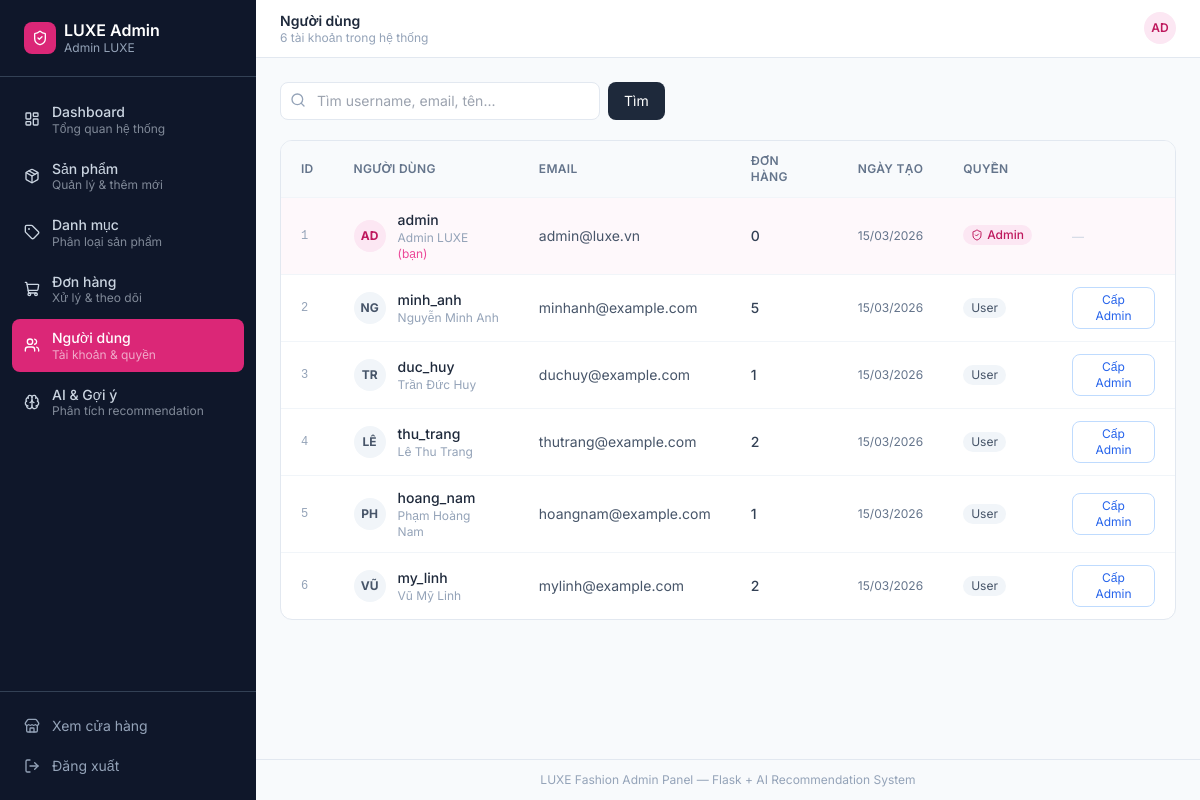
/admin/users (signed in), run on an earlier commit of the app's database.
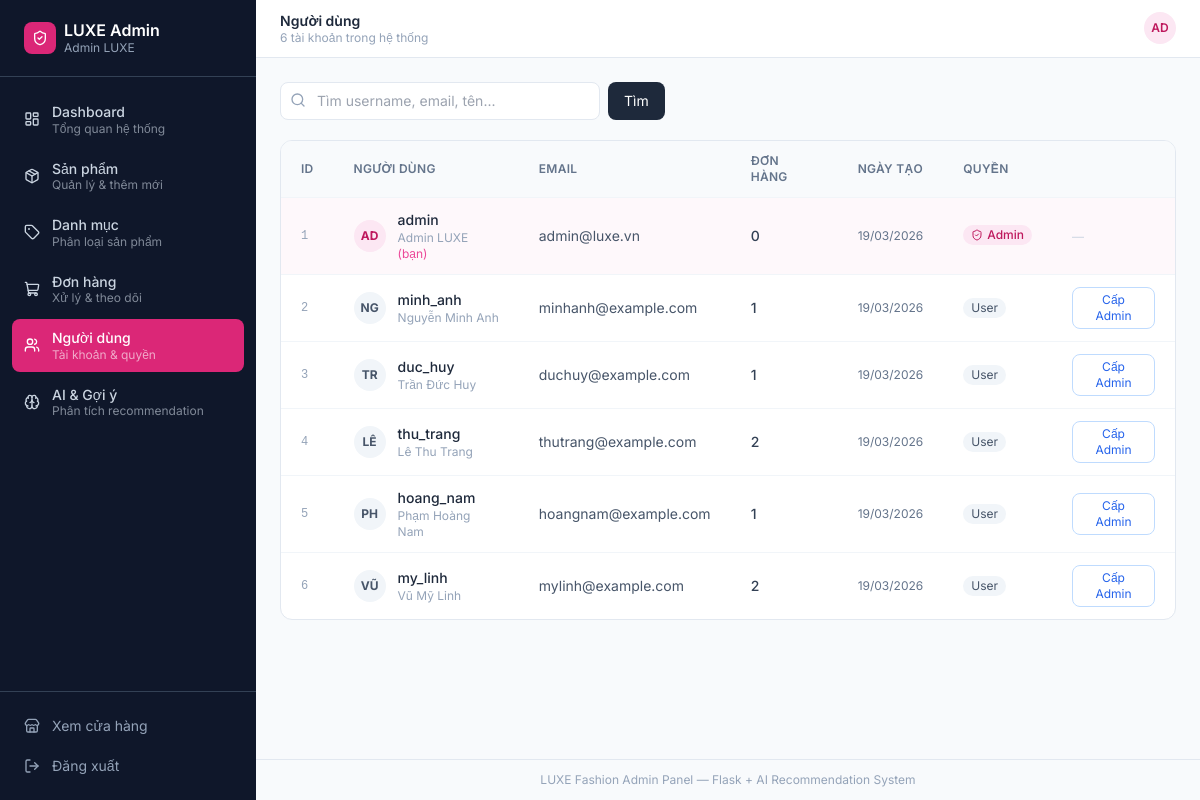
And on a later commit of the database.
### models.py (models this page shows)
class User(UserMixin, db.Model):
    __tablename__ = 'users'
    id = db.Column(db.Integer, primary_key=True)
    username = db.Column(db.String(80), unique=True, nullable=False)
    email = db.Column(db.String(120), unique=True, nullable=False)
    password_hash = db.Column(db.String(256), nullable=False)
    full_name = db.Column(db.String(150), nullable=True)
    is_admin = db.Column(db.Boolean, default=False)
    created_at = db.Column(db.DateTime, default=datetime.utcnow)
    orders = db.relationship('Order', backref='user', lazy=True)
    interactions = db.relationship('UserInteraction', backref='user', lazy=True)
    cart_items = db.relationship('CartItem', backref='user', lazy=True)

### app.py (the view, shortened to what this page needs)
    @app.route("/admin/users")
    @login_required
    @admin_required
    def admin_users():
        from sqlalchemy import func
        page = request.args.get("page", 1, type=int)
        search = request.args.get("search", "").strip()
        query = User.query
        users = query.order_by(User.created_at.desc()).paginate(
            page=page, per_page=15, error_out=False
        )
        return render_template("admin/users.html", users=users, search=search)

### templates/admin/users.html (shortened to what this page needs)
{% extends "admin/base_admin.html" %}
{% block page_title %}Người dùng{% endblock %}
{% block page_subtitle %}{{ users.total }} tài khoản trong hệ thống{% endblock %}
{% block content %}
<div class="flex flex-col sm:flex-row gap-3 mb-5">
    <form method="GET" class="flex gap-2 flex-1">
        <div class="relative flex-1 max-w-xs">
            <input type="text" name="search" value="{{ search }}" placeholder="Tìm username, email, tên..."
                   class="w-full pl-9 pr-3 py-2 text-sm border border-dark-200 rounded-lg bg-white focus:outline-none focus:ring-2 focus:ring-primary-300">
            <i data-lucide="search" class="absolute left-2.5 top-2.5 w-4 h-4 text-dark-400"></i>
        </div>
        <button type="submit" class="px-4 py-2 text-sm bg-dark-800 text-white rounded-lg hover:bg-dark-700">Tìm</button>
    </form>
</div>
<div class="bg-white rounded-xl border border-dark-200 overflow-hidden">
    <div class="overflow-x-auto">
        <table class="w-full text-sm">
            <thead class="bg-dark-50 border-b border-dark-100">
                <tr>
                    <th class="text-left px-5 py-3 text-xs font-semibold text-dark-500 uppercase tracking-wide">ID</th>
                    <th class="text-left px-5 py-3 text-xs font-semibold text-dark-500 uppercase tracking-wide">Người dùng</th>
                    <th class="text-left px-5 py-3 text-xs font-semibold text-dark-500 uppercase tracking-wide">Email</th>
                    <th class="text-left px-5 py-3 text-xs font-semibold text-dark-500 uppercase tracking-wide">Đơn hàng</th>
                    <th class="text-left px-5 py-3 text-xs font-semibold text-dark-500 uppercase tracking-wide">Ngày tạo</th>
                    <th class="text-left px-5 py-3 text-xs font-semibold text-dark-500 uppercase tracking-wide">Quyền</th>
                    <th class="px-5 py-3"></th>
                </tr>
            </thead>
            <tbody class="divide-y divide-dark-100">
                {% for user in users.items %}
                <tr class="hover:bg-dark-50 transition-colors {% if user.id == current_user.id %}bg-primary-50/50{% endif %}">
                    <td class="px-5 py-3 text-xs text-dark-400 font-mono">{{ user.id }}</td>
                    <td class="px-5 py-3">
                        <div class="flex items-center gap-3">
                            <div class="w-8 h-8 rounded-full flex items-center justify-center text-xs font-bold flex-shrink-0
                                {% if user.is_admin %}bg-primary-100 text-primary-700{% else %}bg-dark-100 text-dark-600{% endif %}">
                                {{ (user.full_name or user.username)[:2].upper() }}
                            </div>
                            <div>
                                <p class="font-medium text-dark-800">{{ user.username }}</p>
                                {% if user.full_name %}<p class="text-xs text-dark-400">{{ user.full_name }}</p>{% endif %}
                                {% if user.id == current_user.id %}<p class="text-xs text-primary-500">(bạn)</p>{% endif %}
                            </div>
                        </div>
                    </td>
                    <td class="px-5 py-3 text-sm text-dark-600">{{ user.email }}</td>
                    <td class="px-5 py-3 text-sm font-medium text-dark-700">{{ user.orders | length }}</td>
                    <td class="px-5 py-3 text-xs text-dark-500">{{ user.created_at.strftime('%d/%m/%Y') }}</td>
                    <td class="px-5 py-3">
                        {% if user.is_admin %}
                        <span class="inline-flex items-center gap-1 px-2 py-0.5 rounded-full text-xs bg-primary-100 text-primary-700 font-medium">
                            <i data-lucide="shield-check" class="w-3 h-3"></i> Admin
                        </span>
                        {% else %}
                        <span class="inline-flex items-center px-2 py-0.5 rounded-full text-xs bg-dark-100 text-dark-600">
                            User
                        </span>
                        {% endif %}
                    </td>
                    <td class="px-5 py-3">
                        {% if user.id != current_user.id %}
                        <form method="POST" action="{{ url_for('admin_user_toggle_admin', user_id=user.id) }}"
                              onsubmit="return confirm('{% if user.is_admin %}Thu hồi quyền admin của {{ user.username }}?{% else %}Cấp quyền admin cho {{ user.username }}?{% endif %}')">
                            <button type="submit"
                                    class="text-xs px-2.5 py-1 rounded-lg border transition-colors
                                           {% if user.is_admin %}border-red-200 text-red-600 hover:bg-red-50{% else %}border-blue-200 text-blue-600 hover:bg-blue-50{% endif %}">
                                {% if user.is_admin %}Thu hồi Admin{% else %}Cấp Admin{% endif %}
                            </button>
                        </form>
                        {% else %}
                        <span class="text-xs text-dark-300">—</span>
                        {% endif %}
                    </td>
                </tr>
                {% else %}
                <tr>
                    <td colspan="7" class="px-5 py-12 text-center text-sm text-dark-400">Không tìm thấy người dùng</td>
                </tr>
                {% endfor %}
            </tbody>
        </table>
    </div>
</div>
{% endblock %}

### templates/admin/base_admin.html (shortened to what this page needs)
<!DOCTYPE html>
<html lang="vi">
<head>
    <script src="https://cdn.tailwindcss.com"></script>
</head>
<body class="font-body bg-dark-50 text-dark-800 min-h-screen">
<div class="flex min-h-screen">
    <aside class="w-64 bg-dark-900 text-white flex flex-col fixed h-full z-30 transition-transform duration-300" id="admin-sidebar">
        <div class="px-6 py-5 border-b border-dark-700">
            <a href="{{ url_for('admin_dashboard') }}" class="flex items-center gap-2">
                <div class="w-8 h-8 bg-primary-600 rounded-lg flex items-center justify-center">
                    <i data-lucide="shield-check" class="w-4 h-4 text-white"></i>
                </div>
                <div>
                    <p class="font-semibold text-white leading-tight">LUXE Admin</p>
                    <p class="text-xs text-dark-400">{{ current_user.full_name or current_user.username }}</p>
                </div>
            </a>
        </div>
        <nav class="flex-1 px-3 py-4 space-y-1 overflow-y-auto">
            {% for endpoint, icon, label, sublabel in nav_items %}
            <a href="{{ url_for(endpoint) }}"
               class="flex items-center gap-3 px-3 py-2.5 rounded-lg transition-all group
                      {% if request.endpoint == endpoint %}bg-primary-600 text-white{% else %}text-dark-300 hover:bg-dark-800 hover:text-white{% endif %}">
                <i data-lucide="{{ icon }}" class="w-4 h-4 flex-shrink-0"></i>
                <div>
                    <p class="text-sm font-medium leading-tight">{{ label }}</p>
                    <p class="text-xs opacity-60 leading-tight">{{ sublabel }}</p>
                </div>
            </a>
            {% endfor %}
        </nav>
        <div class="px-3 py-4 border-t border-dark-700 space-y-1">
            <a href="{{ url_for('index') }}" class="flex items-center gap-3 px-3 py-2 rounded-lg text-dark-400 hover:bg-dark-800 hover:text-white transition-all text-sm">
                <i data-lucide="store" class="w-4 h-4"></i>
                Xem cửa hàng
            </a>
            <a href="{{ url_for('logout') }}" class="flex items-center gap-3 px-3 py-2 rounded-lg text-dark-400 hover:bg-red-900/50 hover:text-red-300 transition-all text-sm">
                <i data-lucide="log-out" class="w-4 h-4"></i>
                Đăng xuất
            </a>
        </div>
    </aside>
    <div class="flex-1 ml-64 flex flex-col min-h-screen">
        <header class="bg-white border-b border-dark-200 px-6 py-3 flex items-center justify-between sticky top-0 z-20">
            <div class="flex items-center gap-3">
                <div>
                    <h1 class="font-semibold text-dark-800 text-sm leading-tight">{% block page_title %}Admin Panel{% endblock %}</h1>
                    <p class="text-xs text-dark-400 leading-tight">{% block page_subtitle %}{% endblock %}</p>
                </div>
            </div>
            <div class="flex items-center gap-2">
                <div class="w-8 h-8 rounded-full bg-primary-100 flex items-center justify-center text-primary-700 font-semibold text-xs">
                    {{ (current_user.full_name or current_user.username)[:2].upper() }}
                </div>
            </div>
        </header>
        <main class="flex-1 p-6">
            {% block content %}{% endblock %}
        </main>
        <footer class="px-6 py-3 border-t border-dark-200 text-xs text-dark-400 text-center">
            LUXE Fashion Admin Panel &mdash; Flask + AI Recommendation System
        </footer>
    </div>
</div>
</body>
</html>

What changed in the data, as far as the page shows it:
changed User "admin": created_at "15/03/2026" → "19/03/2026"
changed User "minh_anh": orders|length "5" → "1"; created_at "15/03/2026" → "19/03/2026"
changed User "duc_huy": created_at "15/03/2026" → "19/03/2026"
changed User "thu_trang": created_at "15/03/2026" → "19/03/2026"
changed User "hoang_nam": created_at "15/03/2026" → "19/03/2026"
changed User "my_linh": created_at "15/03/2026" → "19/03/2026"
